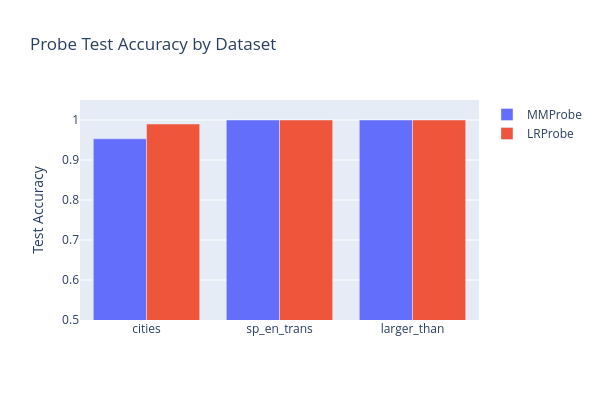

This figure's notebook cell:
### Code cell
class LRProbe(t.nn.Module):
    def __init__(self, d_in: int, scaler_mean: Tensor | None = None, scaler_scale: Tensor | None = None):
        super().__init__()
        self.net = t.nn.Sequential(
            t.nn.Linear(d_in, 1, bias=False),
            t.nn.Sigmoid()
        )
        
        self.register_buffer("scaler_mean", scaler_mean)
        self.register_buffer("scaler_scale", scaler_scale)

    def _normalize(self, x: Float[Tensor, "n d_model"]) -> Float[Tensor, "n d_model"]:
        """Apply StandardScaler normalization if scaler parameters are available."""
        if self.scaler_mean is not None and self.scaler_scale is not None:
            return (x - self.scaler_mean) / self.scaler_scale
        return x

    def forward(self, x: Float[Tensor, "n d_model"]) -> Float[Tensor, " n"]:
        return self.net(self._normalize(x)).squeeze(-1)

    def pred(self, x: Float[Tensor, "n d_model"]) -> Float[Tensor, " n"]:
        return self(x).round()

    @property
    def direction(self) -> Float[Tensor, " d_model"]:
        return self.net[0].weight.data[0]

    @staticmethod
    def from_data(
        acts: Float[Tensor, "n d_model"],
        labels: Float[Tensor, " n"],
        C: float = 0.1,
        device: str = "cpu",
    ) -> "LRProbe":
        """
        Train an LR probe using sklearn's LogisticRegression with StandardScaler normalization.

        Args:
            acts: Activation matrix [n_samples, d_model].
            labels: Binary labels (1=true, 0=false).
            C: Inverse regularization strength (lower = stronger regularization).
                Default 0.1 (reg_coeff=10) matches the deception-detection paper's cfg.yaml.
                The repo class default is reg_coeff=1000 (C=0.001), which is stronger.
            device: Device to place the resulting probe on.
        """

        X = acts.cpu().float().numpy()
        y = labels.cpu().float().numpy()

        # Standardize features (zero mean, unit variance) before fitting, as in the paper
        scaler = StandardScaler()
        X_scaled = scaler.fit_transform(X)

        # fit_intercept=False: the paper fits on normalized data so the intercept is redundant
        lr_model = LogisticRegression(C=C, random_state=42, fit_intercept=False, max_iter=1000)
        lr_model.fit(X_scaled, y)

        # Build probe with scaler parameters baked in
        scaler_mean = t.tensor(scaler.mean_, dtype=t.float32)
        scaler_scale = t.tensor(scaler.scale_, dtype=t.float32)
        probe = LRProbe(acts.shape[-1], scaler_mean=scaler_mean, scaler_scale=scaler_scale).to(device)
        probe.net[0].weight.data[0] = t.tensor(lr_model.coef_[0], dtype=t.float32).to(device)

        return probe


lr_probe = LRProbe.from_data(train_acts["cities"], train_labels["cities"], device="cpu")

# Train accuracy
train_preds = lr_probe.pred(train_acts["cities"])
train_acc = (train_preds == train_labels["cities"]).float().mean().item()

# Test accuracy
test_preds = lr_probe.pred(test_acts["cities"])
test_acc = (test_preds == test_labels["cities"]).float().mean().item()

print("LRProbe on cities:")
print(f"  Train accuracy: {train_acc:.3f}")
print(f"  Test accuracy:  {test_acc:.3f}")
print(f"  Direction norm: {lr_probe.direction.norm().item():.3f}")
assert test_acc >= 0.90, f"Test accuracy too low: {test_acc:.3f} (expected >= 0.90)"

# Compare directions
mm_dir = mm_probe.direction / mm_probe.direction.norm()
lr_dir = lr_probe.direction / lr_probe.direction.norm()
cos_sim = (mm_dir @ lr_dir).item()
print(f"\nCosine similarity between MM and LR directions: {cos_sim:.4f}")

# Compare both probes across all 3 datasets
results_rows = []
for name in DATASET_NAMES:
    mm_p = MMProbe.from_data(train_acts[name], train_labels[name])
    lr_p = LRProbe.from_data(train_acts[name], train_labels[name])

    mm_test_acc = (mm_p.pred(test_acts[name]) == test_labels[name]).float().mean().item()
    lr_test_acc = (lr_p.pred(test_acts[name]) == test_labels[name]).float().mean().item()
    results_rows.append({"Dataset": name, "MM Test Acc": f"{mm_test_acc:.3f}", "LR Test Acc": f"{lr_test_acc:.3f}"})

results_df = pd.DataFrame(results_rows)
print("\nProbe accuracy comparison across datasets:")
display(results_df)

# Bar chart
fig = go.Figure()
fig.add_trace(go.Bar(name="MMProbe", x=DATASET_NAMES, y=[float(r["MM Test Acc"]) for r in results_rows]))
fig.add_trace(go.Bar(name="LRProbe", x=DATASET_NAMES, y=[float(r["LR Test Acc"]) for r in results_rows]))
fig.update_layout(
    title="Probe Test Accuracy by Dataset",
    yaxis_title="Test Accuracy",
    yaxis_range=[0.5, 1.05],
    barmode="group",
    height=400,
    width=600,
)
fig.show()

### Figure 1 — Plotly figure (JSON) as saved in the notebook; plotly's stock layout.template omitted (floating-point values rounded to 4 significant figures)
{"data": [{"name": "MMProbe", "type": "bar", "x": ["cities", "sp_en_trans", "larger_than"], "y": [0.953, 1, 1]}, {"name": "LRProbe", "type": "bar", "x": ["cities", "sp_en_trans", "larger_than"], "y": [0.99, 1, 1]}], "layout": {"barmode": "group", "height": 400, "title": {"text": "Probe Test Accuracy by Dataset"}, "width": 600, "yaxis": {"range": [0.5, 1.05], "title": {"text": "Test Accuracy"}}}}
